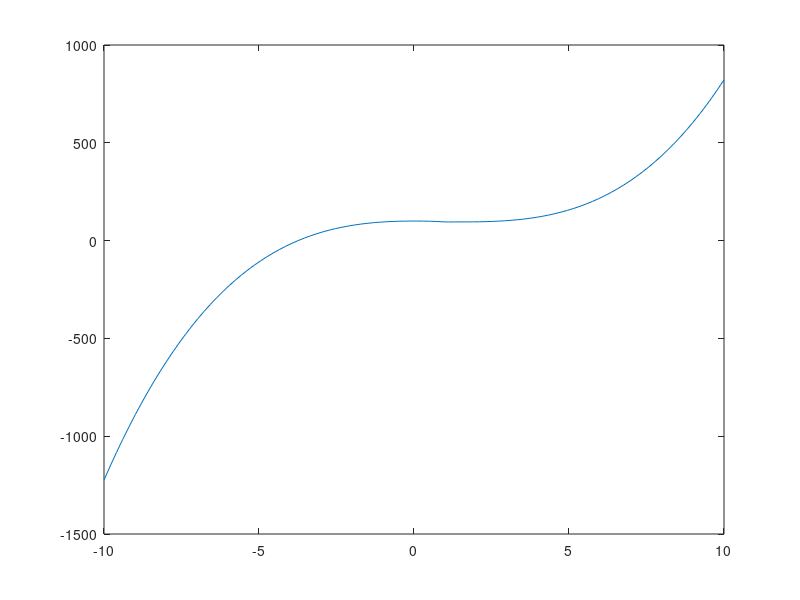

Recreate this plot in MATLAB.
% ANONYMOUS FUNCTION : 

f=@(x) x^3-3*x^2+x*log(x-1)+100

% Value at x=0
f(0)

f(1)
% This gives -inf because when x=1 the log(x-1) becomes log(0) and it tends
% to infinity

% We can use f in and array also : 
values = [f(0) f(1) f(2) f(3)]

y = [0 2 3 4]
% Now if we put values of x in f(x) this will give an Error->Matrix must be
% square. This is because f(x) is not vectorized that is we didn't used the
% dot operator before , so we will redefine f(x)
f=@(x) x.^3-3.*x.^2+x.*log(x-1)+100
r = f(y)

z=linspace(-10,10)
plot(z,f(z))

